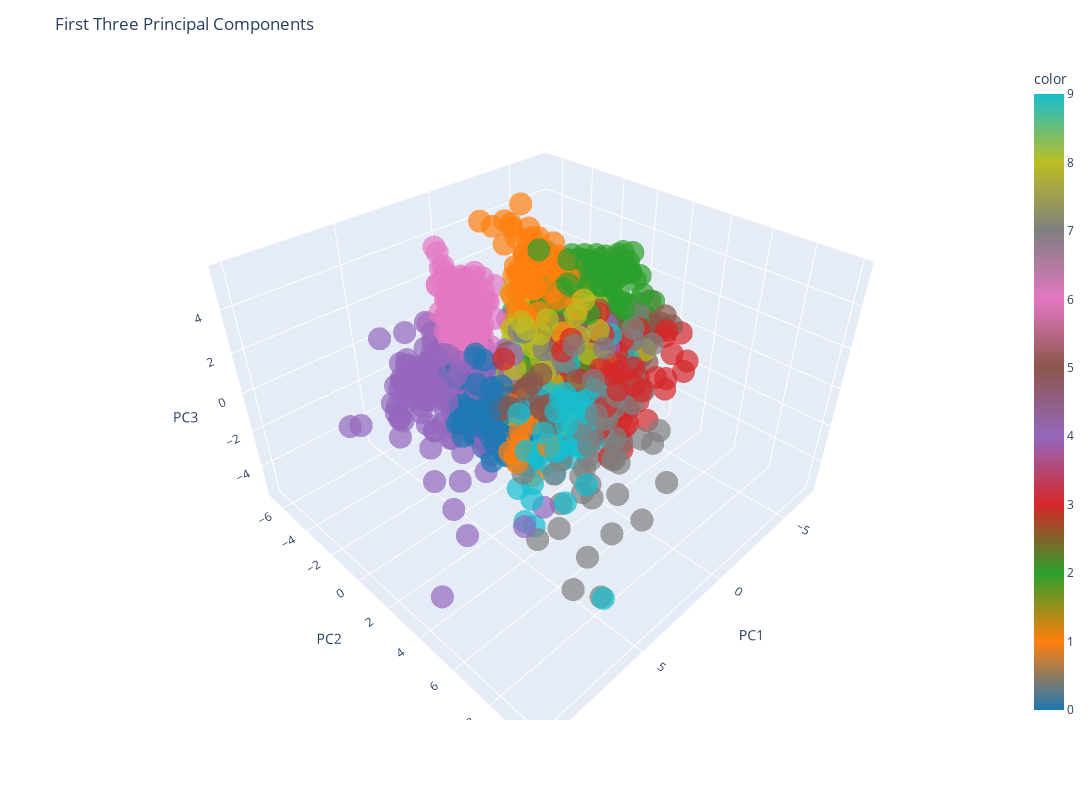

Here is the notebook cell this chart was saved with:
### Code cell
visualize_pca_3d_plotly(scaled_data, pca, label=digits.target)
plt.show()

### Figure 1 — Plotly figure (JSON) as saved in the notebook; plotly's stock layout.template omitted (floating-point values rounded to 4 significant figures; data arrays with more than 128 entries replaced by an {"elided": "..."} marker saying what was removed)
{"data": [{"hovertemplate": "PC1=%{x}<br>PC2=%{y}<br>PC3=%{z}<br>color=%{marker.color}<extra></extra>", "legendgroup": "", "marker": {"color": {"elided": "1797 int values"}, "coloraxis": "coloraxis", "opacity": 0.7, "symbol": "circle"}, "mode": "markers", "name": "", "scene": "scene", "showlegend": false, "type": "scatter3d", "x": {"elided": "1797 float values"}, "y": {"elided": "1797 float values"}, "z": {"elided": "1797 float values"}}], "layout": {"coloraxis": {"colorbar": {"title": {"text": "color"}}, "colorscale": [[0, "#1F77B4"], [0.1111, "#FF7F0E"], [0.2222, "#2CA02C"], [0.3333, "#D62728"], [0.4444, "#9467BD"], [0.5556, "#8C564B"], [0.6667, "#E377C2"], [0.7778, "#7F7F7F"], [0.8889, "#BCBD22"], [1, "#17BECF"]]}, "height": 800, "legend": {"tracegroupgap": 0}, "margin": {"t": 60}, "scene": {"domain": {"x": [0, 1], "y": [0, 1]}, "xaxis": {"title": {"text": "PC1"}}, "yaxis": {"title": {"text": "PC2"}}, "zaxis": {"title": {"text": "PC3"}}}, "title": {"text": "First Three Principal Components"}, "width": 1200}}
